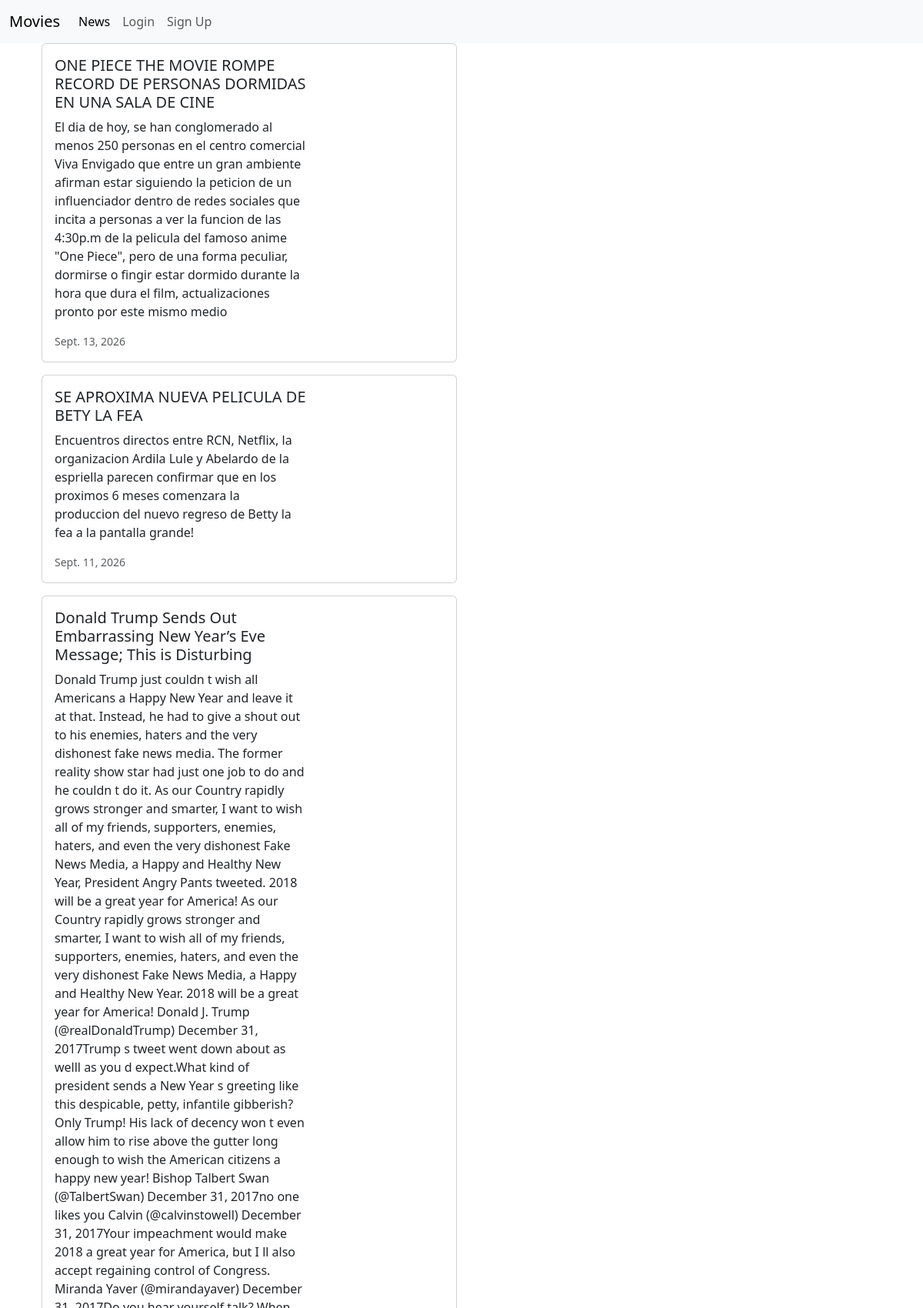
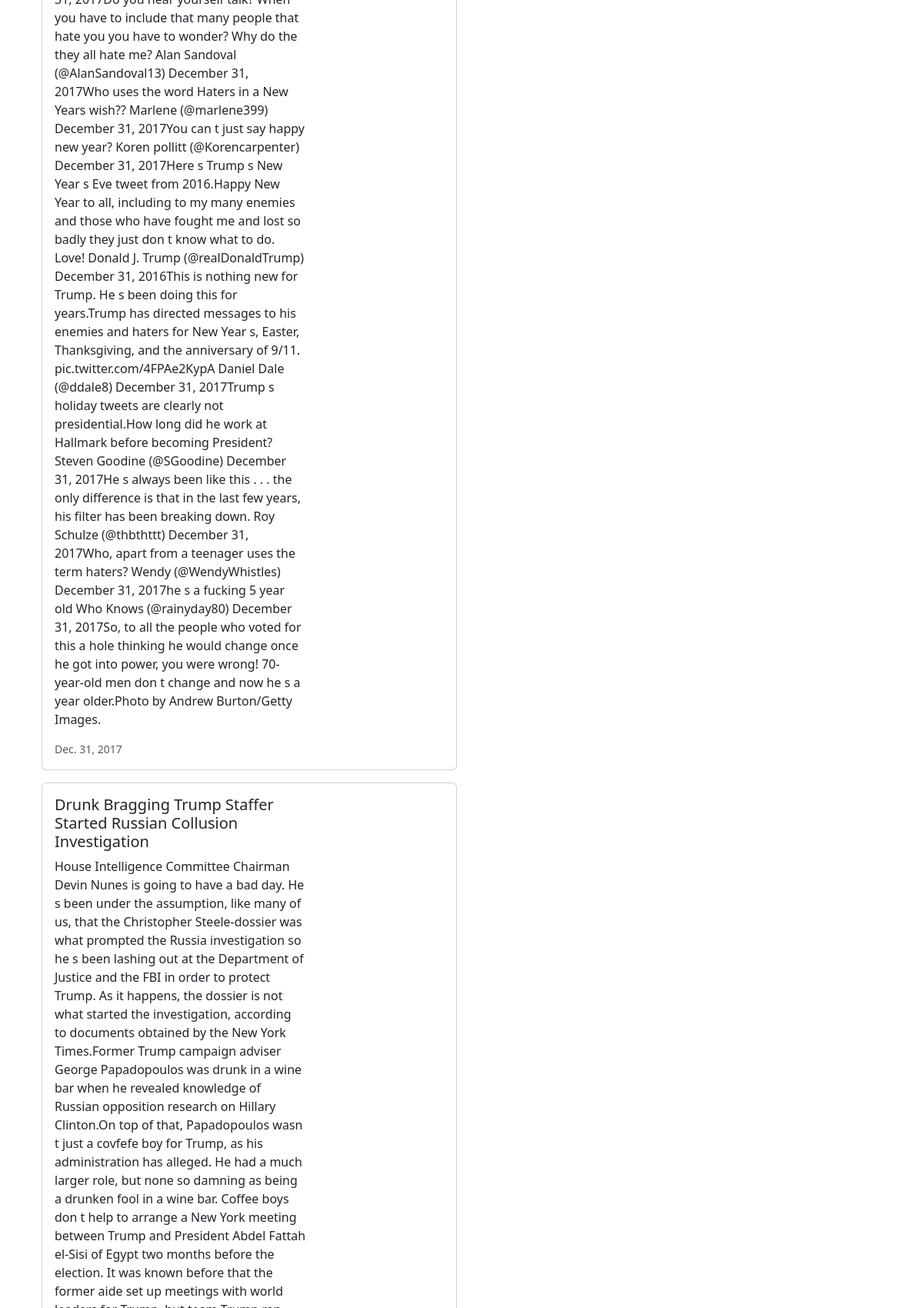
Page /news/ (upper part) on the committed database (2 pictures, top to bottom).
### news/models.py (models this page shows, shortened)
class News(models.Model):
    headline = models.CharField(max_length=200)
    body = models.TextField()
    date = models.DateField()

### news/views.py (the view)
# urls.py: path('news/', include('news.urls'), name='news'),
def news(request):
    newss = News.objects.all().order_by('-date')
    return render(request, 'news.html', {'newss': newss})

### news/templates/news.html
{% extends 'base.html' %}
{% block content %}
<div class="container">
    {% for news in newss %}
    <div class="card mb-3" style="max-width: 540px;">
        <div class="row g-0">
            <div class="col-md-8">
                <div class="card-body">
                    <h5 class="card-title">{{ news.headline }}</h5>
                    <p class="card-text">{{ news.body }}</p>
                    <p class="card-text"><small class="text-muted"> {{ news.date }} </small></p>
                </div>
            </div>
        </div>
    </div>
    {% endfor %}
</div>
{% endblock content %}

### rows in the picture
News: headline "ONE PIECE THE MOVIE ROMPE RECORD DE PERSONAS DORMIDAS EN UNA SALA DE CINE", body "El dia de hoy, se han conglomerado al menos 250 personas en el centro comercial Viva Envigado que entre un gran ambiente afirman estar siguiendo la peticion de un influenciador dentro de redes sociales que incita a personas a ver la funcion de las 4:30p.m de la pelicula del famoso anime \"One Piece\", pero de una forma peculiar, dormirse o fingir estar dormido durante la hora que dura el film, actualizaciones pronto por este mismo medio", date "Sept. 13, 2026"
News: headline "SE APROXIMA NUEVA PELICULA DE BETY LA FEA", body "Encuentros directos entre RCN, Netflix, la organizacion Ardila Lule y Abelardo de la espriella parecen confirmar que en los proximos 6 meses comenzara la produccion del nuevo regreso de Betty la fea a la pantalla grande!", date "Sept. 11, 2026"
News: headline "Donald Trump Sends Out Embarrassing New Year’s Eve Message; This is Disturbing", body "Donald Trump just couldn t wish all Americans a Happy New Year and leave it at that. Instead, he had to give a shout out to his enemies, haters and the very dishonest fake news media. The former reality show star had just one job to do and he couldn t do it. As our Country rapidly grows stronger and smarter, I want to wish all of my friends, supporters, enemies, haters, and even the very dishonest Fake News Media, a Happy and Healthy New Year, President Angry Pants tweeted. 2018 will be a great year for America! As our Country rapidly grows stronger and smarter, I want to wish all of my friends, supporters, enemies, haters, and even the very dishonest Fake News Media, a Happy and Healthy…", date "Dec. 31, 2017"
News: headline "Drunk Bragging Trump Staffer Started Russian Collusion Investigation"
